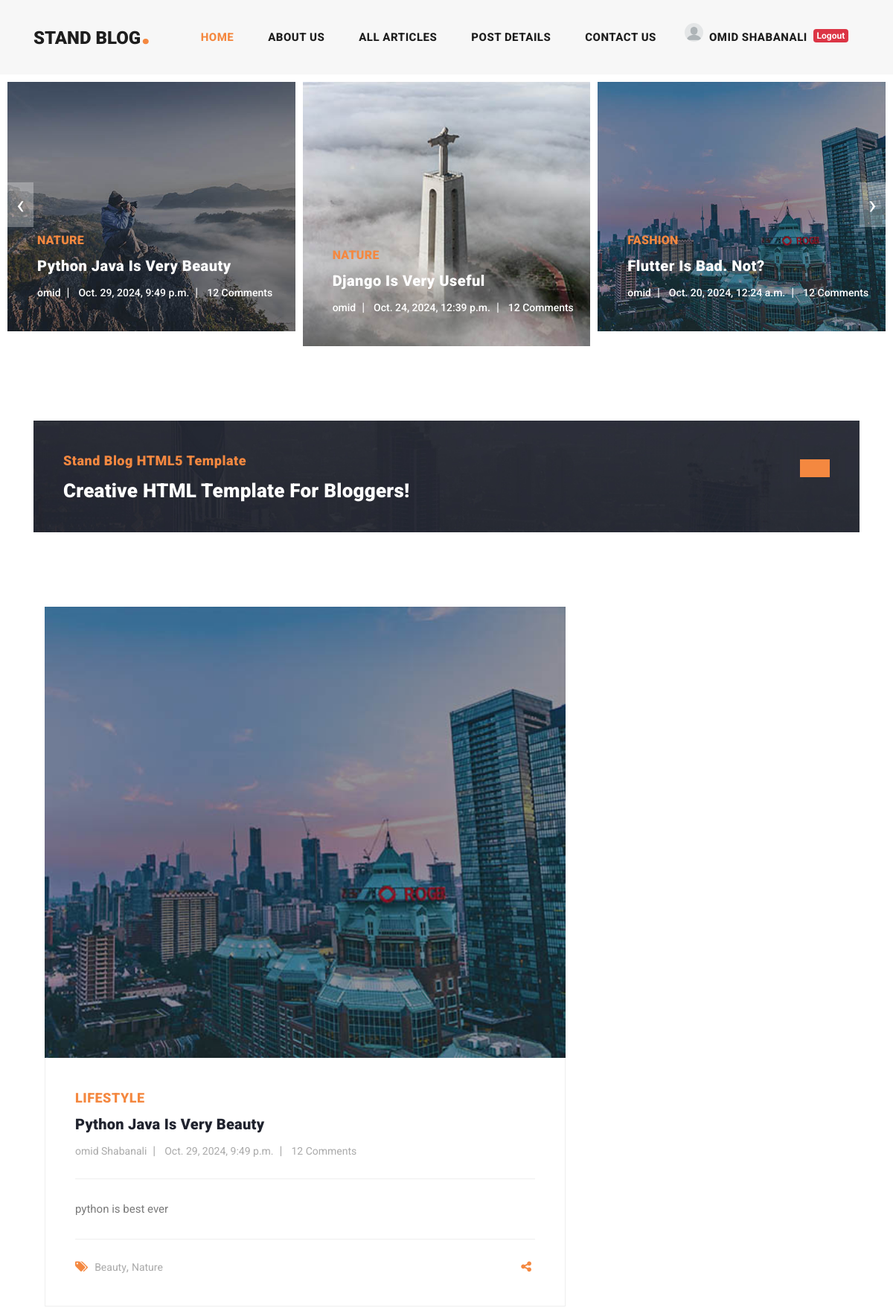
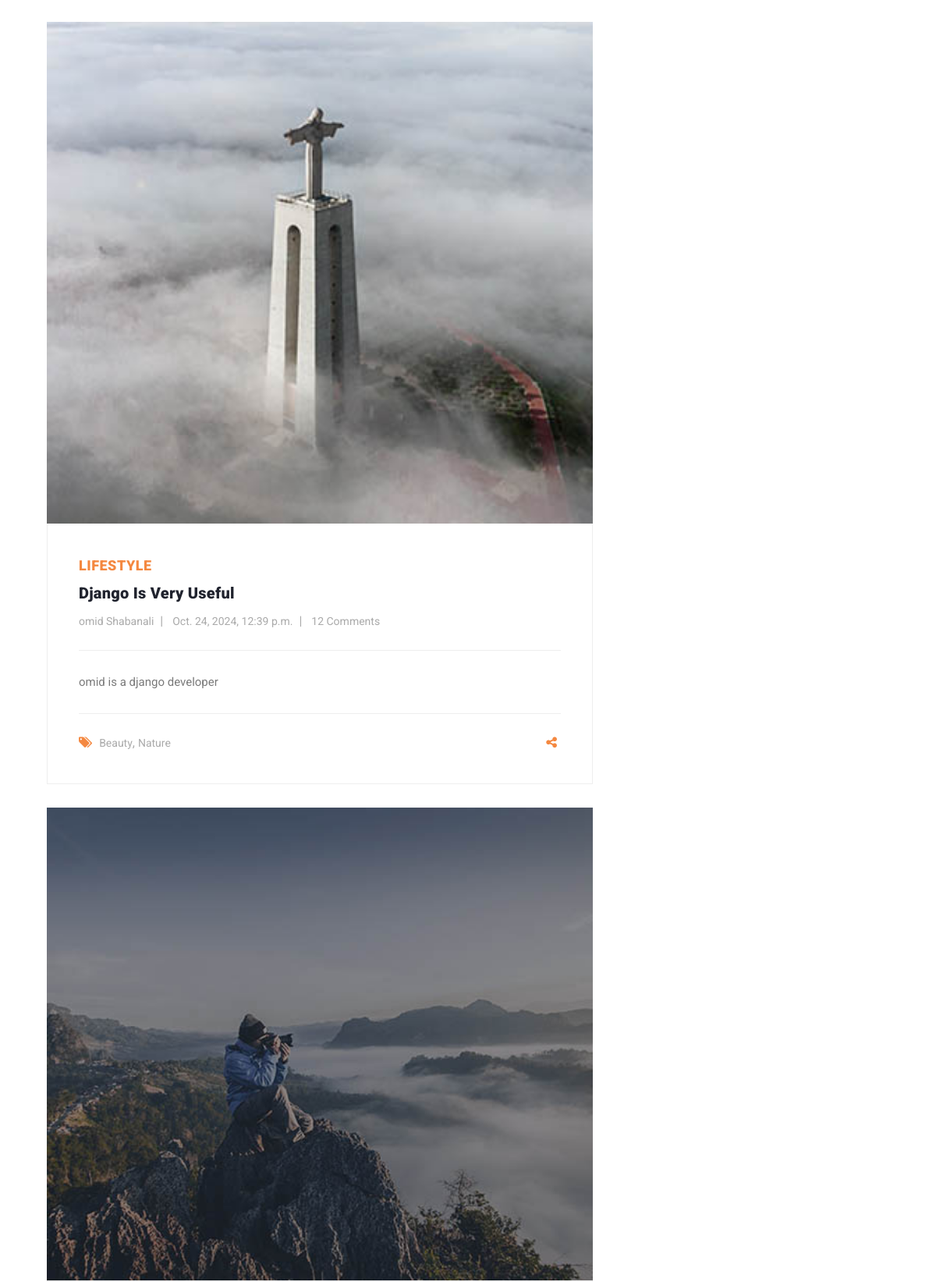
The app's page / (signed in, upper part) with its own data (2 pictures, top to bottom).
### blog/models.py (models this page shows, shortened)
class Article(models.Model):
    CHOICES = (
        ('A', 'پایتون'),
        ('B', 'جنگو')
    )
    author = models.ForeignKey(User, on_delete=models.CASCADE, related_name='articles')
    category = models.ManyToManyField(Category, related_name='articles')
    title = models.CharField(max_length=70)
    body = models.TextField()
    image = models.ImageField(upload_to='images/articles')
    created = models.DateTimeField(auto_now_add=True)
    updated = models.DateTimeField(auto_now=True)
    myfile = models.FileField(upload_to='test', null=True)
    status = models.BooleanField(default=True)
    published = models.BooleanField(default=True)
    objects = models.Manager()
    custom_manager = ArticleManager()
    slug = models.SlugField(blank=True, unique=True)
    class Meta:
        ordering = ('-created',)
    def get_absolute_url(self):
        return reverse('blog:article_detail', kwargs={'slug':self.slug})

class Category(models.Model):
    title = models.CharField(max_length=100)
    created = models.DateTimeField(auto_now_add=True)

### home/views.py (the view)
# urls.py: path('', views.home, name='home'),
def home(request):
    articles = Article.objects.all() #Manager
    recent_articles = Article.objects.all().order_by('-created', '-updated')[:3]
    return render(request, "home/home.html", {'articles':articles, 'recent_articles':recent_articles})

### context_processors/context_processors.py (called while the page is built)
def recent_articles(request):
    recent_articles = Article.objects.order_by('-created')
    categories = Category.objects.all()
    return {'recent_articles': recent_articles, 'categories':categories}

### home/templates/home/home.html (shortened to what this page needs)
{% extends 'base.html' %}
{% load static %}
{% load render_partial %}
{% load social_share %}
{% block content %}
    <div class="main-banner header-text">
        <div class="container-fluid">
            <div class="owl-banner owl-carousel">
                {% for article in articles %}
                    <div class="item">
                        <img src="{{ article.myfile.url }}" alt="{{ article.title }}">
                        <div class="item-content">
                            <div class="main-content">
                                <div class="meta-category">
                                    <span>{{ article.category.all.first.title }}</span>
                                </div>
                                <a href="{{ article.get_absolute_url }}"><h4>{{ article.title }}</h4></a>
                                <ul class="post-info">
                                    <li><a href="#">{{ article.author.username }}</a></li>
                                    <li><a href="#">{{ article.created }}</a></li>
                                    <li><a href="#">12 Comments</a></li>
                                </ul>
                            </div>
                        </div>
                    </div>
                {% endfor %}
            </div>
        </div>
    </div>
    <section class="call-to-action">
        <div class="container">
            <div class="row">
                <div class="col-lg-12">
                    <div class="main-content">
                        <div class="row">
                            <div class="col-lg-8">
                                <span>Stand Blog HTML5 Template</span>
                                <h4>Creative HTML Template For Bloggers!</h4>
                            </div>
                            <div class="col-lg-4">
                                <div class="main-button">
                                    <a rel="nofollow" href="https://templatemo.com/tm-551-stand-blog"
                                       target="_parent">{{ name }}</a>
                                </div>
                            </div>
                        </div>
                    </div>
                </div>
            </div>
        </div>
    </section>
    <section class="blog-posts">
        <div class="container">
            <div class="row">
                <div class="col-lg-8">
                    <div class="all-blog-posts">
                        {% for article in recent_articles %}
                            <div class="col-lg-12">
                                <div class="blog-post">
                                    <div class="blog-thumb">
                                        <img src="{{ article.image.url }}" alt="">
                                    </div>
                                    <div class="down-content">
                                        <span>Lifestyle</span>
                                        <a href="post-details.html"><h4>{{ article.title }}</h4></a>
                                        <ul class="post-info">
                                            <li><a href="#">{{ article.author.get_full_name }}</a></li>
                                            <li><a href="#">{{ article.created }}</a></li>
                                            <li><a href="#">12 Comments</a></li>
                                        </ul>
                                        <p>{{ article.body }}</p>
                                        <div class="post-options">
                                            <div class="row">
                                                <div class="col-6">
                                                    <ul class="post-tags">
                                                        <li><i class="fa fa-tags"></i></li>
                                                        <li><a href="#">Beauty</a>,</li>
                                                        <li><a href="#">Nature</a></li>
                                                    </ul>
                                                </div>
                                                <div class="col-6">
                                                    <ul class="post-share">
                                                        <li><i class="fa fa-share-alt"></i></li>
                                                    </ul>
                                                </div>
                                            </div>
                                        </div>
                                    </div>
                                </div>
                            </div>
                        {% endfor %}
                    </div>
                </div>
            </div>
        </div>
    </section>
{% endblock %}

### templates/includes/header.html (shortened to what this page needs)
{% load static %}
<header class="">
    <nav class="navbar navbar-expand-lg">
        <div class="container">
            <a class="navbar-brand" href="{% url 'home_app:home' %}"><h2>Stand Blog<em>.</em></h2></a>
            <div class="collapse navbar-collapse" id="navbarResponsive">
                <ul class="navbar-nav ml-auto">
                    <li class="nav-item {% if request.resolver_match.url_name == 'home' %}active{% endif %}">
                        <a class="nav-link" href="{% url "home_app:home" %}">Home
                        </a>
                    </li>
                    <li class="nav-item">
                        <a class="nav-link" href="about.html">About Us</a>
                    </li>
                    <li class="nav-item {% if request.resolver_match.url_name == 'article_list' %}active{% endif %}">
                        <a class="nav-link" href="{% url "blog:article_list" %}">All Articles</a>
                    </li>
                    <li class="nav-item">
                        <a class="nav-link" href="post-details.html">Post Details</a>
                    </li>
                    <li class="nav-item">
                        <a class="nav-link" href="{% url 'blog:contact_us' %}">Contact Us</a>
                    </li>
                    <li class="nav-item">
                        {% if request.user.is_authenticated %}
                            <div class="d-flex">
                                {% if request.user.first_name %}
                                    {% if user.profile.image %}
                                        <span><img src="{{ user.profile.image.url }}" width="25px" height="25px"
                                                   style="border-radius: 100%" alt=""></span>
                                    {% else %}
                                        <span><img src="{% static 'images/icons/index.png' %}" width="25px"
                                                   height="25px" style="border-radius: 100%" alt=""></span>
                                    {% endif %}
                                    <a class="nav-link"
                                       href="">{{ request.user.first_name }} {{ request.user.last_name }}</a>
                                {% else %}
                                    <a class="nav-link" href="">{{ request.user.username }}</a>
                                {% endif %}
                                <a href="{% url 'account:logout' %}"><span class="badge badge-danger mt-2">Logout</span></a>
                            </div>
                        {% else %}
                            <div class="d-flex">
                                <a class="nav-link" href="{% url 'account:login' %}">Login</a><span
                                    class="mt-2">/</span>
                                <a class="nav-link" href="{% url 'account:register' %}">Register</a>
                            </div>
                        {% endif %}
                    </li>
                </ul>
            </div>
        </div>
    </nav>
</header>

### records on screen
Article: myfile (picture), category.all.first "NATURE", title "Python Java Is Very Beauty", author.username "omid", created "Oct. 29, 2024, 9:49 p.m.", image (picture), author.get_full_name "omid Shabanali", body "python is best ever"
Article: myfile (picture), category.all.first "NATURE", title "Django Is Very Useful", author.username "omid", created "Oct. 24, 2024, 12:39 p.m.", image (picture), author.get_full_name "omid Shabanali", body "omid is a django developer"
Article: myfile (picture), category.all.first "FASHION", title "Flutter Is Bad. Not?", author.username "omid", created "Oct. 20, 2024, 12:24 a.m.", image (picture)

### other values on screen
{{ request.user.first_name }} "OMID"
{{ request.user.last_name }} "SHABANALI"
